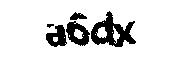
#> input picture denoise/0.jpg, 180 x 60 px; its folder holds 4 pictures in this run
$ python shadow.py
#> lines starting #> are read from the running program, lines starting #| are printed output that depends on the picture; after the words box and inside, x2 and y2 are one past the last pixel; in counts of white or black regions, pixels touching at a corner belong together
#> further down, img is the input picture: shape (60, 180, 3); min 0, max 255, mean 220.4
import cv2
import os
from matplotlib import pyplot as plt

os.makedirs('./shadow/', exist_ok=True)


def createShadow(img):
    GrayImage = cv2.cvtColor(img, cv2.COLOR_BGR2GRAY)
    ret, thresh1 = cv2.threshold(GrayImage, 130, 255, cv2.THRESH_BINARY)
#> thresh1: shape (60, 180); 86.5% white; 5 black regions (1 under 20 px), largest, box (x1, y1, x2, y2) and area: (91, 11, 136, 47) 742, (66, 21, 90, 46) 337, (46, 25, 67, 47) 280, (70, 12, 87, 20) 83
    (h, w, c) = img.shape
#> h = 60; w = 180; c = 3

    a = [0 for z in range(w)]
#> a = 180 values from 0 to 0

    for j in range(w):
        for i in range(h):
            if thresh1[i, j] == 0:
                a[j] += 1
                thresh1[i, j] = 255
#> thresh1: shape (60, 180); every value is 255

    for j in range(0, w):
        for i in range((h-a[j]), h):
            thresh1[i, j] = 0
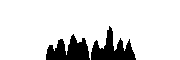
#> thresh1: shape (60, 180); 86.5% white; 2 black regions, box (x1, y1, x2, y2) and area: (91, 26, 136, 60) 742, (46, 34, 90, 60) 719

    plt.imshow(thresh1, cmap=plt.gray())
    plt.show()
    return thresh1


for i in range(10):
    path = './denoise/'+str(i)+'.jpg'
    path1 = './shadow/'+str(i)+'.jpg'
    img = cv2.imread(path)
    cv2.imwrite(path1, createShadow(img))
#> pass 2 of the loop `for i in range(10):`:
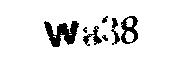
#> input picture denoise/1.jpg, 180 x 60 px
#> img is the input picture: shape (60, 180, 3); min 0, max 255, mean 230.1
#> after the loop in createShadow (call 2), `for j in range(0, w):`:
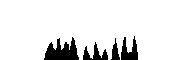
#> thresh1: shape (60, 180); 90.4% white; 4 black regions, box (x1, y1, x2, y2) and area: (44, 37, 79, 60) 495, (121, 36, 138, 60) 242, (83, 42, 108, 60) 201, (111, 38, 120, 60) 103
#> (the run stopped early here; a loop or call above may not have finished)
